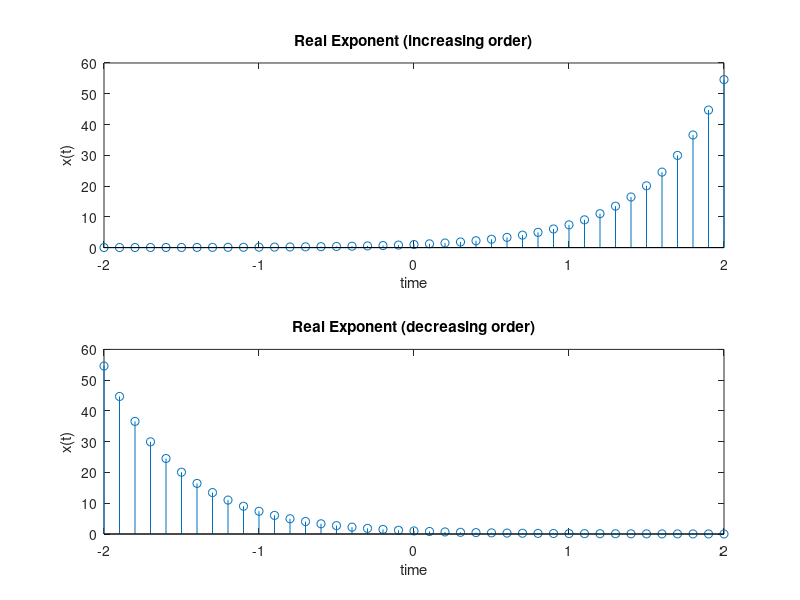

Write the MATLAB code that produced this figure.
t= -2:0.1:2;
sigma = 2; %Increasing order
x= exp(t*sigma);
subplot(2,1,1);
stem(t,x);
title("Real Exponent (increasing order)");
xlabel("time");
ylabel("x(t)");

t= -2:0.1:2;
sigma = -2; %Putting negative value of sigma gives decreasing order real exponential graph 
x= exp(t*sigma);
subplot(2,1,2);
stem(t,x);
title("Real Exponent (decreasing order)");
xlabel("time");
ylabel("x(t)");